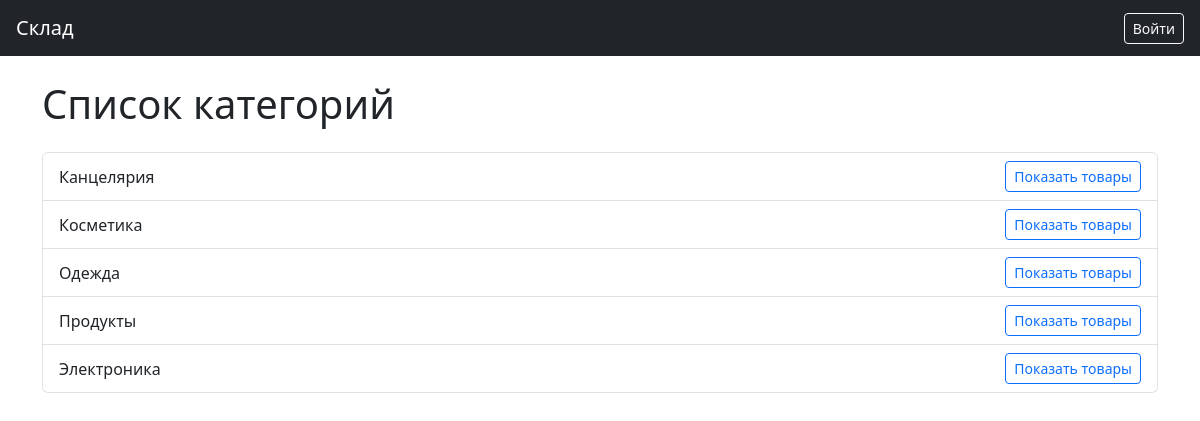
The page /categories on the database its author committed.
### tables this page shows
CREATE TABLE Categories (id INTEGER PRIMARY KEY ON CONFLICT ROLLBACK AUTOINCREMENT, name TEXT NOT NULL);

### app.py (the view)
@app.route('/categories')
def list_categories():
    db = get_db()
    categories = db.execute("""SELECT id, name FROM Categories ORDER BY name""").fetchall()
    return render_template('categories.html', categories=categories)

### app.py (called while the page is built)
def get_db():
    if 'db' not in g:
        g.db = sqlite3.connect(DATABASE)
        g.db.row_factory = sqlite3.Row
    return g.db

### templates/categories.html (shortened to what this page needs)
{% extends 'base.html' %}
{% block content %}
<h1 class="mb-4">Список категорий</h1>
{% if categories %}
    <ul class="list-group">
        {% for category in categories %}
        <li class="list-group-item d-flex justify-content-between align-items-center">
            {{ category.name }}
            <a href="{{ url_for('index') }}?search=&filter_stock=&category_id={{ category.id }}" class="btn btn-sm btn-outline-primary">Показать товары</a>
        </li>
        {% endfor %}
    </ul>
{% else %}
    <p>Категории отсутствуют.</p>
{% endif %}
{% endblock %}

### rows shown on the page
Categories: name "Канцелярия"
Categories: name "Косметика"
Categories: name "Одежда"
Categories: name "Продукты"
Categories: name "Электроника"
